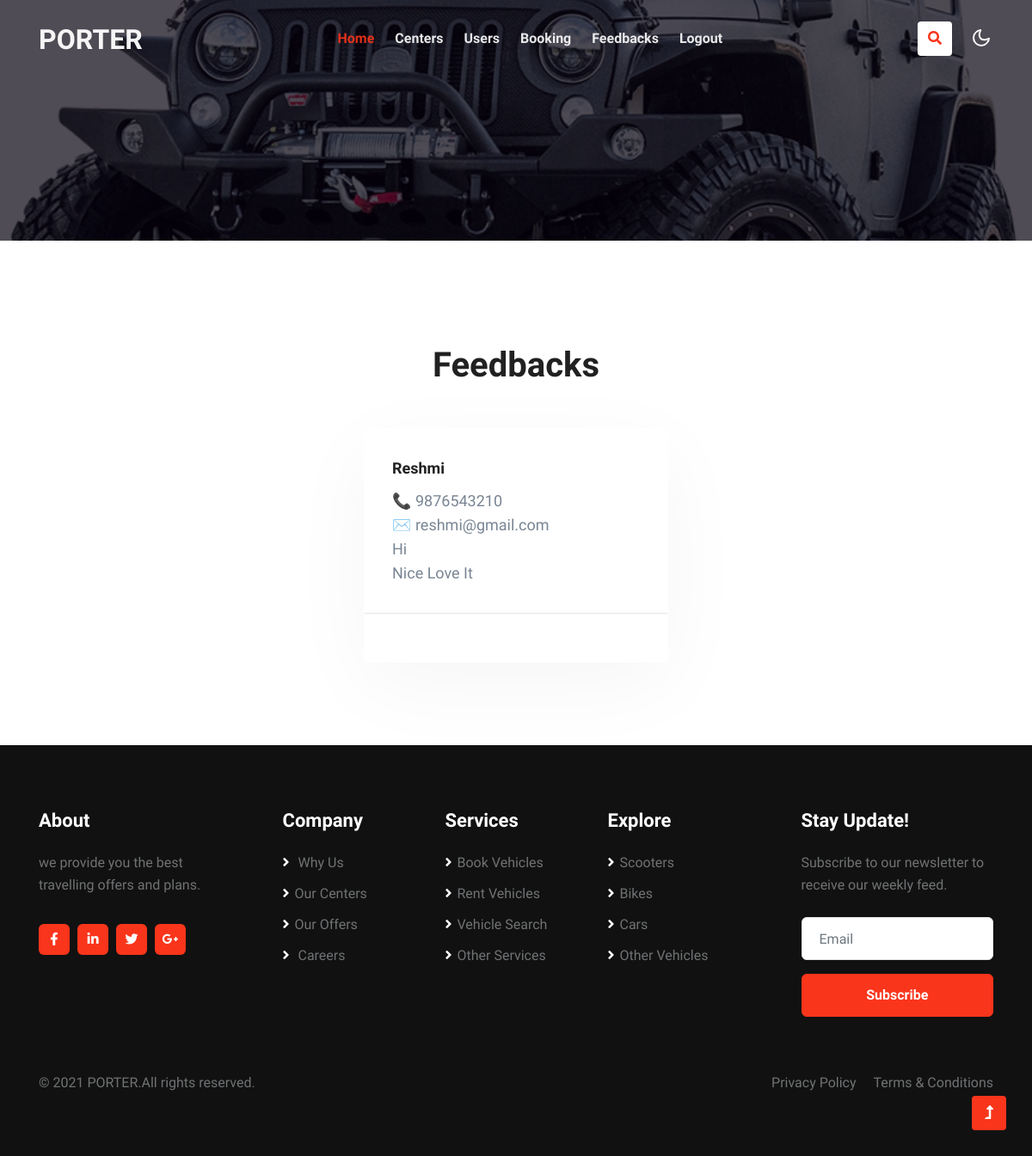
Screenshot of /ADMIN/ViewFeedback.php with the database file from the repository.
### tables this page shows
CREATE TABLE IF NOT EXISTS `feedback` (
  `f_id` int(10) NOT NULL AUTO_INCREMENT,
  `user_id` varchar(10) DEFAULT NULL,
  `subject` varchar(100) DEFAULT NULL,
  `description` varchar(100) DEFAULT NULL,
  PRIMARY KEY (`f_id`)
);

CREATE TABLE IF NOT EXISTS `user` (
  `uid` int(11) NOT NULL AUTO_INCREMENT,
  `uname` varchar(40) NOT NULL,
  `uemail` varchar(40) NOT NULL,
  `uaddress` varchar(40) NOT NULL,
  `uphoneno` varchar(40) NOT NULL,
  PRIMARY KEY (`uid`)
);

### ADMIN/ViewFeedback.php (the view, shortened to what this page needs)
<?php
include 'adminheader.php';
include '../CONNECTION/DbConnection.php';
?>
<section class="w3l-blog">
    <div class="blog py-5" id="Newsblog">
        <div class="container py-lg-5 py-md-4 py-2">
            <div class="title-content text-center mb-lg-3 mb-4">
                <h3 class="title-w3l mb-5">Feedbacks <br></h3>
            </div>
            <div class="row justify-content-center">
                <?php
                $res = mysqli_query($conn, "SELECT user.*,feedback.* FROM feedback,`user` WHERE `user`.`uid`=feedback.`user_id`");
                while ($rs = mysqli_fetch_array($res)) {
                ?>
                    <div class="col-lg-4 col-md-6 item">
                        <div class="card">
                            <div class="card-body blog-details">
                                <a href="#blog" class="blog-desc"><?php echo $rs['uname'] ?></a>
                                <p>📞 <?php echo $rs['uphoneno'] ?></p>
                                <p>✉️ <?php echo $rs['uemail'] ?></p>
                                <p> <?php echo $rs['subject'] ?></p>
                                <p> <?php echo $rs['description'] ?></p>
                            </div>
                            <div class="card-footer">
                                <div class="author align-items-center">
                                    <a href="#author" class="post-author">
                                    </a>
                                    <ul class="blog-meta">
                                    </ul>
                                </div>
                            </div>
                        </div>
                    </div>
                <?php
                }
                ?>
            </div>
        </div>
    </div>
</section>
<?php
include '../COMMON/commonfooter.php';
?>

### rows the page displays
feedback: user.uname "Reshmi", user.uphoneno "9876543210", user.uemail "reshmi@gmail.com", subject "Hi", description "Nice Love It"
